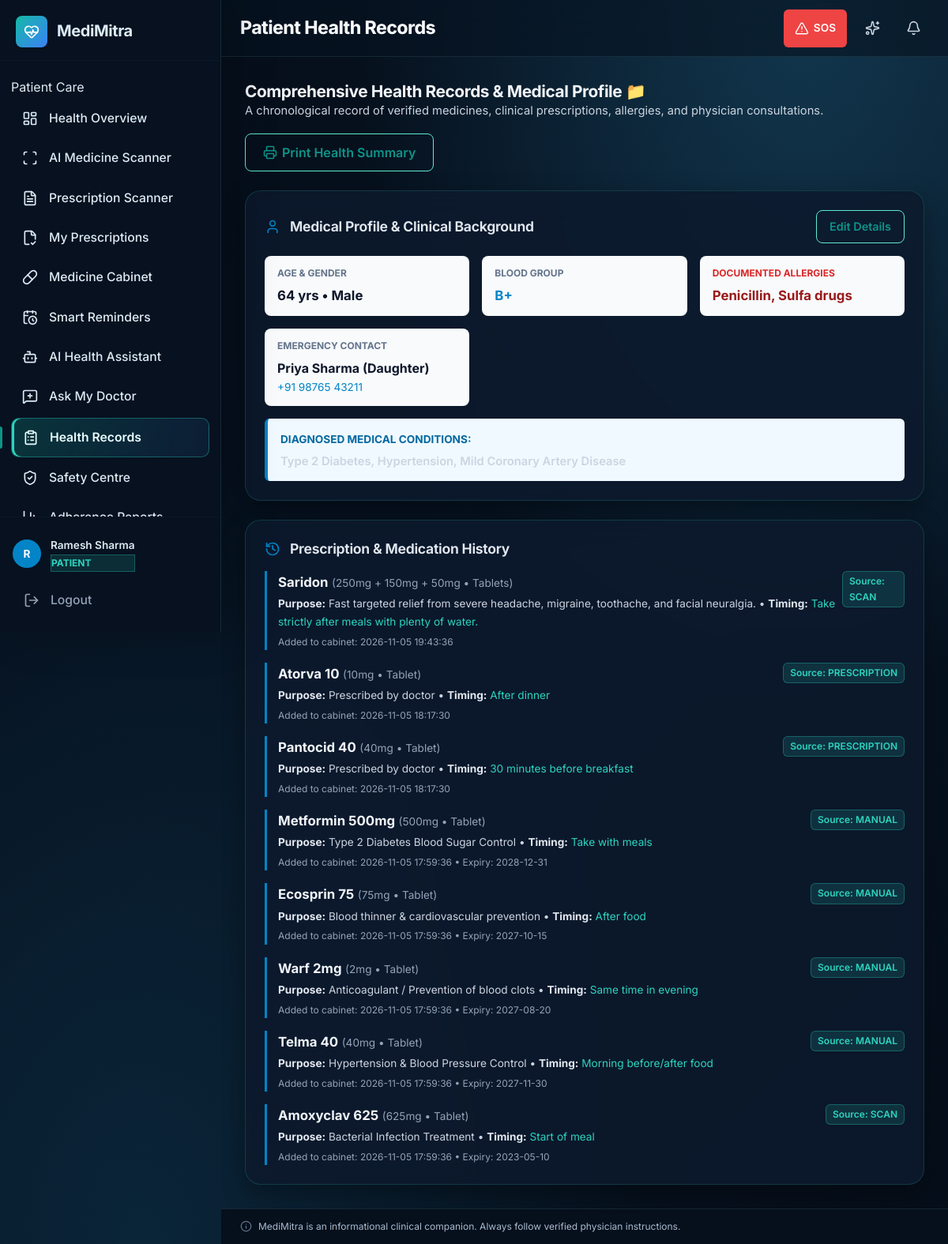
The app's page /records (signed in) with its own data.
### tables this page shows
CREATE TABLE users (
    id INTEGER PRIMARY KEY AUTOINCREMENT,
    username TEXT UNIQUE NOT NULL,
    email TEXT UNIQUE NOT NULL,
    password_hash TEXT NOT NULL,
    full_name TEXT NOT NULL,
    role TEXT NOT NULL DEFAULT 'patient',  -- 'patient' or 'caregiver'
    phone TEXT,
    created_at TIMESTAMP DEFAULT CURRENT_TIMESTAMP,
    updated_at TIMESTAMP DEFAULT CURRENT_TIMESTAMP
, is_active INTEGER DEFAULT 1, language TEXT DEFAULT en, auto_camera INTEGER DEFAULT 1);

CREATE TABLE patient_profiles (
        user_id INTEGER PRIMARY KEY,
        age INTEGER,
        gender TEXT,
        blood_group TEXT,
        allergies TEXT,
        conditions TEXT,
        emergency_contact_name TEXT,
        emergency_contact_phone TEXT,
        emergency_contact_relation TEXT,
        created_at TIMESTAMP DEFAULT CURRENT_TIMESTAMP,
        FOREIGN KEY (user_id) REFERENCES users(id)
    );

CREATE TABLE medicines (
    id INTEGER PRIMARY KEY AUTOINCREMENT,
    user_id INTEGER NOT NULL,
    name TEXT NOT NULL,
    generic_name TEXT,
    dosage TEXT,
    form TEXT,           -- tablet, capsule, syrup, injection, etc.
    manufacturer TEXT,
    active_ingredients TEXT,  -- JSON array
    purpose TEXT,
    side_effects TEXT,        -- JSON array
    warnings TEXT,
    expiry_date DATE,
    quantity INTEGER DEFAULT 0,
    image_path TEXT,
    source TEXT DEFAULT 'manual',  -- 'manual', 'scan', 'prescription'
    verified INTEGER DEFAULT 0,    -- human-confirmed flag
    created_at TIMESTAMP DEFAULT CURRENT_TIMESTAMP, prescription_id INTEGER, batch_number TEXT, manufacturing_date DATE, before_after_food TEXT,
    FOREIGN KEY (user_id) REFERENCES users(id)
);

### routes/records.py (the view, shortened to what this page needs)
@records_bp.route('', methods=['GET', 'POST'])
@role_required('patient')
def index():
    user_id = session['user_id']
    profile = query_db("SELECT * FROM patient_profiles WHERE user_id = ?", [user_id], one=True)
    medicines = query_db("SELECT * FROM medicines WHERE user_id = ? ORDER BY created_at DESC", [user_id])
    prescriptions = query_db("SELECT * FROM prescriptions WHERE user_id = ? ORDER BY scan_date DESC", [user_id])
    consultations = query_db(
        """SELECT pq.*, u.full_name AS doctor_name
           FROM patient_queries pq
           LEFT JOIN users u ON u.id = pq.doctor_id
           WHERE pq.patient_id = ? AND pq.status = 'answered'
           ORDER BY pq.answered_at DESC""",
        [user_id]
    )
    return render_template(
        'health_records.html',
        profile=profile,
        medicines=medicines,
        prescriptions=prescriptions,
        consultations=consultations
    )

### templates/health_records.html (shortened to what this page needs)
{% extends "base.html" %}
{% block page_title %}Patient Health Records{% endblock %}
{% block content %}
<div style="max-width: 1000px; margin: 0 auto;">
    <div style="display:flex; justify-content:space-between; align-items:center; flex-wrap:wrap; gap:16px; margin-bottom: 24px;">
        <div>
            <h2>Comprehensive Health Records &amp; Medical Profile 📁</h2>
            <p style="color: #64748b;">A chronological record of verified medicines, clinical prescriptions, allergies, and physician consultations.</p>
        </div>
        <button onclick="window.print()" class="btn btn-outline" style="display:inline-flex; align-items:center; gap:6px;">
            <i data-lucide="printer"></i>
            <span>Print Health Summary</span>
        </button>
    </div>
    <div class="card" style="margin-bottom: 24px; padding: 24px;">
        <div style="display:flex; justify-content:space-between; align-items:center; margin-bottom:16px;">
            <h3 style="margin:0; display:flex; align-items:center; gap:8px;">
                <i data-lucide="user" style="color:#0284c7;"></i>
                <span>Medical Profile &amp; Clinical Background</span>
            </h3>
            <button onclick="document.getElementById('editProfileForm').style.display = document.getElementById('editProfileForm').style.display === 'none' ? 'block' : 'none';" class="btn btn-sm btn-outline">
                Edit Details
            </button>
        </div>
        <div style="display:grid; grid-template-columns: repeat(auto-fit, minmax(200px, 1fr)); gap:16px;">
            <div style="background:#f8fafc; padding:12px 16px; border-radius:8px;">
                <div style="font-size:0.75rem; color:#64748b; font-weight:700; text-transform:uppercase;">Age &amp; Gender</div>
                <div style="font-size:1.05rem; font-weight:700; color:#0f172a; margin-top:4px;">{{ profile.age or '64' }} yrs • {{ profile.gender or 'Male' }}</div>
            </div>
            <div style="background:#f8fafc; padding:12px 16px; border-radius:8px;">
                <div style="font-size:0.75rem; color:#64748b; font-weight:700; text-transform:uppercase;">Blood Group</div>
                <div style="font-size:1.05rem; font-weight:700; color:#0284c7; margin-top:4px;">{{ profile.blood_group or 'B+' }}</div>
            </div>
            <div style="background:#f8fafc; padding:12px 16px; border-radius:8px;">
                <div style="font-size:0.75rem; color:#dc2626; font-weight:700; text-transform:uppercase;">Documented Allergies</div>
                <div style="font-size:1.05rem; font-weight:700; color:#991b1b; margin-top:4px;">{{ profile.allergies or 'None specified' }}</div>
            </div>
            <div style="background:#f8fafc; padding:12px 16px; border-radius:8px;">
                <div style="font-size:0.75rem; color:#64748b; font-weight:700; text-transform:uppercase;">Emergency Contact</div>
                <div style="font-size:1rem; font-weight:700; color:#0f172a; margin-top:4px;">{{ profile.emergency_contact_name or 'Priya Sharma' }}</div>
                <div style="font-size:0.85rem; color:#0284c7;">{{ profile.emergency_contact_phone or '+91 98765 43211' }}</div>
            </div>
        </div>
        <div style="margin-top:16px; background:#f0f9ff; border-left:4px solid #0284c7; padding:12px 16px; border-radius:6px;">
            <strong style="color:#0369a1; font-size:0.85rem; text-transform:uppercase;">Diagnosed Medical Conditions:</strong>
            <p style="margin:4px 0 0 0; color:#0f172a; font-weight:600;">{{ profile.conditions or 'Type 2 Diabetes, Hypertension, Mild Coronary Artery Disease' }}</p>
        </div>
    </div>
    <div class="card" style="padding: 24px;">
        <h3 style="margin: 0 0 16px 0; display:flex; align-items:center; gap:8px;">
            <i data-lucide="history" style="color:#0284c7;"></i>
            <span>Prescription &amp; Medication History</span>
        </h3>
        <div style="display:flex; flex-direction:column; gap:16px;">
            {% for m in medicines %}
            <div style="border-left: 3px solid #0284c7; padding-left: 14px; position:relative;">
                <div style="display:flex; justify-content:space-between; align-items:flex-start;">
                    <div>
                        <strong style="font-size:1.05rem; color:#f1f5f9 !important;">{{ m.name }}</strong>
                        <span style="font-size:0.85rem; color:#94a3b8;">({{ m.dosage }} • {{ m.form }})</span>
                        <div style="font-size:0.85rem; color:#cbd5e1; margin-top:2px;">
                            <strong style="color:#e2e8f0;">Purpose:</strong> {{ m.purpose or 'Clinical treatment' }} • <strong style="color:#e2e8f0;">Timing:</strong> <span style="color:#2dd4bf;">{{ m.before_after_food or 'As prescribed' }}</span>
                        </div>
                    </div>
                    <span style="font-size:0.75rem; background:rgba(45, 212, 191, 0.14); border:1px solid rgba(45, 212, 191, 0.3); padding:2px 8px; border-radius:6px; font-weight:600; color:#2dd4bf;">
                        Source: {{ m.source | upper }}
                    </span>
                </div>
                <div style="font-size:0.75rem; color:#94a3b8; margin-top:4px;">
                    Added to cabinet: {{ m.created_at }} {% if m.expiry_date %}• Expiry: {{ m.expiry_date }}{% endif %}
                </div>
            </div>
            {% endfor %}
        </div>
    </div>
</div>
{% endblock %}

### templates/base.html (shortened to what this page needs)
<!DOCTYPE html>
<html lang="en">
<head>
    <link rel="stylesheet" href="{{ url_for('static', filename='css/style.css') }}">
    <link rel="stylesheet" href="{{ url_for('static', filename='css/responsive.css') }}">
</head>
<body>
    {% if current_user %}
    <aside class="sidebar" id="sidebar">
        <div class="sidebar-header">
            <div class="logo">
                <div class="logo-icon">
                    <i data-lucide="heart-pulse"></i>
                </div>
                <span class="logo-text">MediMitra</span>
            </div>
        </div>
        <nav class="sidebar-nav">
            <ul>
                {% if current_user.role == 'patient' %}
                <li class="nav-section-label"><span>Patient Care</span></li>
                <li><a href="{{ url_for('dashboard.index') }}" class="nav-link {% if request.endpoint == 'dashboard.index' %}active{% endif %}"><i data-lucide="layout-dashboard"></i><span>Health Overview</span></a></li>
                <li><a href="{{ url_for('scanner.medicine_scan') }}" class="nav-link {% if request.endpoint == 'scanner.medicine_scan' %}active{% endif %}"><i data-lucide="scan"></i><span>AI Medicine Scanner</span></a></li>
                <li><a href="{{ url_for('scanner.scan') }}" class="nav-link {% if request.endpoint == 'scanner.scan' %}active{% endif %}"><i data-lucide="file-text"></i><span>Prescription Scanner</span></a></li>
                <li><a href="{{ url_for('prescriptions.index') }}" class="nav-link {% if request.endpoint == 'prescriptions.index' %}active{% endif %}"><i data-lucide="file-check-2"></i><span>My Prescriptions</span></a></li>
                <li><a href="{{ url_for('medicines.index') }}" class="nav-link {% if request.endpoint and 'medicines' in request.endpoint %}active{% endif %}"><i data-lucide="pill"></i><span>Medicine Cabinet</span></a></li>
                <li><a href="{{ url_for('schedule.index') }}" class="nav-link {% if request.endpoint and 'schedule' in request.endpoint %}active{% endif %}"><i data-lucide="calendar-clock"></i><span>Smart Reminders</span></a></li>
                <li><a href="{{ url_for('assistant.index') }}" class="nav-link {% if request.endpoint and 'assistant' in request.endpoint %}active{% endif %}"><i data-lucide="bot"></i><span>AI Health Assistant</span></a></li>
                <li><a href="{{ url_for('queries.patient_queries') }}" class="nav-link "><i data-lucide="message-square-plus"></i><span>Ask My Doctor</span></a></li>
                <li><a href="{{ url_for('records.index') }}" class="nav-link {% if request.endpoint and 'records' in request.endpoint %}active{% endif %}"><i data-lucide="clipboard-list"></i><span>Health Records</span></a></li>
                <li><a href="{{ url_for('safety.index') }}" class="nav-link {% if request.endpoint and 'safety' in request.endpoint %}active{% endif %}"><i data-lucide="shield-check"></i><span>Safety Centre</span></a></li>
                <li><a href="{{ url_for('reports.index') }}" class="nav-link {% if request.endpoint and 'reports' in request.endpoint %}active{% endif %}"><i data-lucide="bar-chart-3"></i><span>Adherence Reports</span></a></li>
                {% elif current_user.role == 'pharmacist' %}
                <li class="nav-section-label"><span>Pharmacy</span></li>
                <li><a href="{{ url_for('pharmacy.index') }}" class="nav-link {% if request.endpoint and 'pharmacy' in request.endpoint %}active{% endif %}"><i data-lucide="store"></i><span>Pharmacy Overview</span></a></li>
                {% endif %}
            </ul>
        </nav>
        <div class="sidebar-footer">
            <div class="user-card">
                <div class="user-avatar" style="background: {% if current_user.role == 'doctor' %}#059669{% elif current_user.role == 'admin' %}#4f46e5{% elif current_user.role == 'caregiver' %}#d97706{% else %}#0284c7{% endif %}; color: white;">
                    {{ current_user.full_name[0] | upper }}
                </div>
                <div class="user-info">
                    <span class="user-name">{{ current_user.full_name }}</span>
                    <span class="user-role badge-role" style="font-size:0.75rem; text-transform:uppercase; font-weight:700; color:{% if current_user.role == 'doctor' %}#059669{% elif current_user.role == 'admin' %}#4f46e5{% elif current_user.role == 'caregiver' %}#d97706{% else %}#0284c7{% endif %};">
                        {{ current_user.role }}
                    </span>
                </div>
            </div>
            <a href="{{ url_for('auth.logout') }}" class="nav-link logout-link">
                <i data-lucide="log-out"></i>
                <span>Logout</span>
            </a>
        </div>
    </aside>
    <main class="main-content" id="mainContent">
        <header class="topbar">
            <div class="topbar-title">
                <h1>{% block page_title %}Dashboard{% endblock %}</h1>
            </div>
            <div class="topbar-actions" style="display:flex; align-items:center; gap:12px;">
                {% if current_user.role == 'patient' %}
                <form action="{{ url_for('dashboard.trigger_sos') }}" method="POST" onsubmit="return confirm('Trigger Emergency SOS to your designated emergency contact?');" style="margin:0;">
                    <button type="submit" class="btn" style="background:#ef4444; color:#fff; padding:6px 14px; font-size:0.85rem; border:none; border-radius:6px; display:flex; align-items:center; gap:6px; font-weight:600; cursor:pointer;">
                        <i data-lucide="alert-triangle" style="width:16px;height:16px;"></i>
                        <span>SOS</span>
                    </button>
                </form>
                {% endif %}
                <button type="button" class="icon-btn" onclick="playSplashAnimation(true)" title="Replay 3D Intro & Sound" aria-label="Replay 3D Intro">
                    <i data-lucide="sparkles"></i>
                </button>
                <button class="icon-btn" aria-label="Notifications">
                    <i data-lucide="bell"></i>
                </button>
            </div>
        </header>
        <div class="page-content">
            {% block content %}{% endblock %}
        </div>
        <footer class="disclaimer">
            <i data-lucide="info" style="width:14px;height:14px"></i>
            <span>MediMitra is an informational clinical companion. Always follow verified physician instructions.</span>
        </footer>
    </main>
    {% endif %}
</body>
</html>

### records on screen
users: full_name "R", full_name "Ramesh Sharma", role "PATIENT"
patient_profiles: age "64", gender "Male", blood_group "B+", allergies "Penicillin, Sulfa drugs", emergency_contact_name "Priya Sharma (Daughter)", emergency_contact_phone "+91 98765 43211", conditions "Type 2 Diabetes, Hypertension, Mild Coronary Artery Disease"
medicines: name "Saridon", dosage "250mg + 150mg + 50mg", form "Tablets", purpose "Fast targeted relief from severe headache, migraine, toothache, and facial neuralgia.", before_after_food "Take strictly after meals with plenty of water.", source "SCAN", created_at "2026-11-05 19:43:36"
medicines: name "Atorva 10", dosage "10mg", form "Tablet", purpose "Prescribed by doctor", before_after_food "After dinner", source "PRESCRIPTION", created_at "2026-11-05 18:17:30"
medicines: name "Pantocid 40", dosage "40mg", form "Tablet", purpose "Prescribed by doctor", before_after_food "30 minutes before breakfast", source "PRESCRIPTION", created_at "2026-11-05 18:17:30"
medicines: name "Metformin 500mg", dosage "500mg", form "Tablet", purpose "Type 2 Diabetes Blood Sugar Control", before_after_food "Take with meals", source "MANUAL", created_at "2026-11-05 17:59:36", expiry_date "2028-12-31"
medicines: name "Ecosprin 75", dosage "75mg", form "Tablet", purpose "Blood thinner & cardiovascular prevention", before_after_food "After food", source "MANUAL", created_at "2026-11-05 17:59:36", expiry_date "2027-10-15"
medicines: name "Warf 2mg", dosage "2mg", form "Tablet", purpose "Anticoagulant / Prevention of blood clots", before_after_food "Same time in evening", source "MANUAL", created_at "2026-11-05 17:59:36", expiry_date "2027-08-20"
medicines: name "Telma 40", dosage "40mg", form "Tablet", purpose "Hypertension & Blood Pressure Control", before_after_food "Morning before/after food", source "MANUAL", created_at "2026-11-05 17:59:36", expiry_date "2027-11-30"
medicines: name "Amoxyclav 625", dosage "625mg", form "Tablet", purpose "Bacterial Infection Treatment", before_after_food "Start of meal", source "SCAN", created_at "2026-11-05 17:59:36", expiry_date "2023-05-10"
